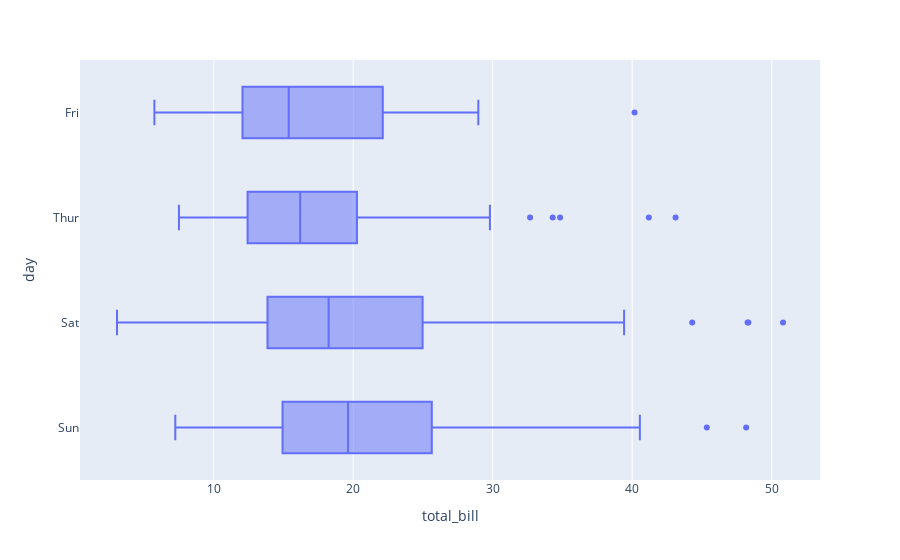

The code cell stored with this chart in its notebook:
### Code cell
fig3 = px.box(df[['total_bill', 'day']], x="total_bill", y="day")
fig3.show()

### Figure 1 — Plotly figure (JSON) as saved in the notebook; plotly's stock layout.template omitted (floating-point values rounded to 4 significant figures; data arrays with more than 128 entries replaced by an {"elided": "..."} marker saying what was removed)
{"data": [{"alignmentgroup": "True", "hovertemplate": "total_bill=%{x}<br>day=%{y}<extra></extra>", "legendgroup": "", "marker": {"color": "#636efa"}, "name": "", "notched": false, "offsetgroup": "", "orientation": "h", "showlegend": false, "type": "box", "x": {"elided": "244 float values"}, "x0": " ", "xaxis": "x", "y": {"elided": "244 str values"}, "y0": " ", "yaxis": "y"}], "layout": {"boxmode": "group", "legend": {"tracegroupgap": 0}, "margin": {"t": 60}, "xaxis": {"anchor": "y", "domain": [0, 1], "title": {"text": "total_bill"}}, "yaxis": {"anchor": "x", "domain": [0, 1], "title": {"text": "day"}}}}
